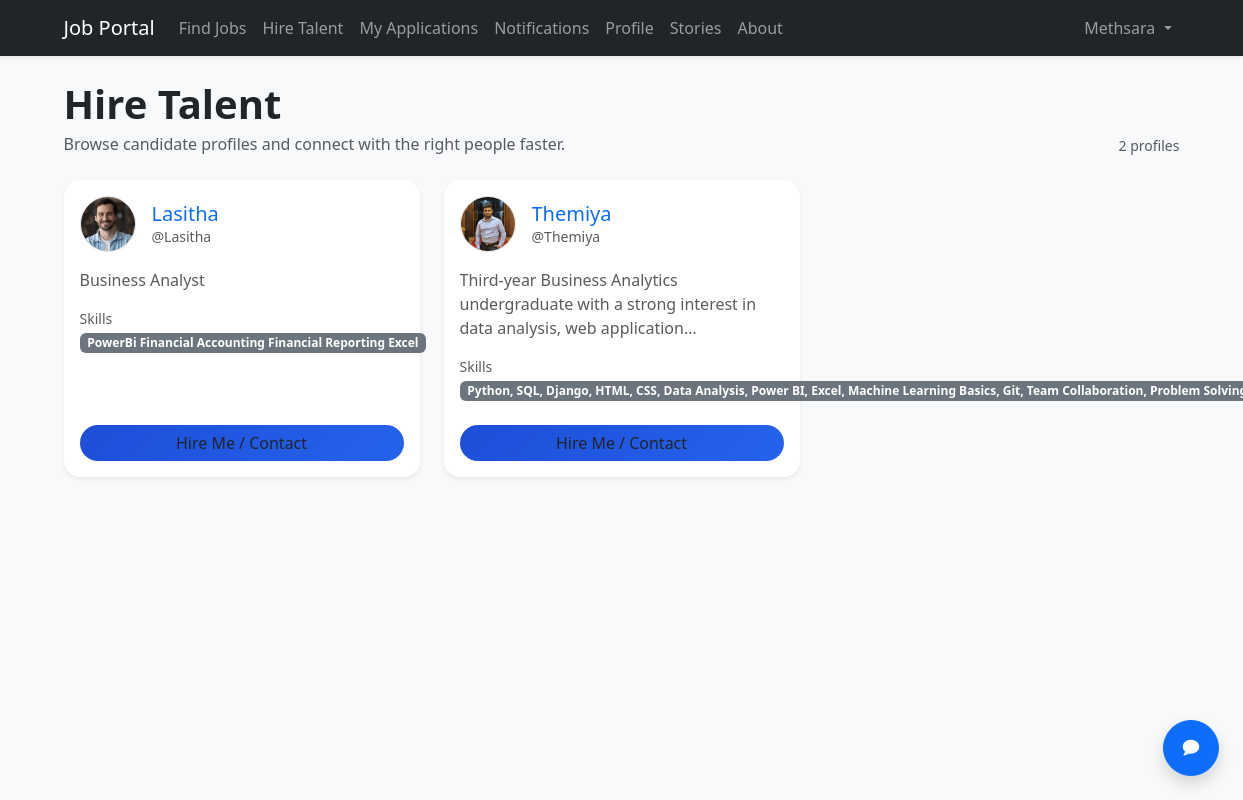
Page /talents/ (signed in) on the committed database.
### accounts/models.py (models this page shows, shortened)
class UserProfile(models.Model):
    user = models.OneToOneField(User, on_delete=models.CASCADE, related_name="profile")
    bio = models.TextField(blank=True)
    skills = models.TextField(blank=True)
    experience = models.TextField(blank=True)
    education = models.TextField(blank=True)
    profile_picture = models.ImageField(upload_to="profile_pictures/", blank=True, null=True)
    cv_file = models.FileField(upload_to="cvs/", blank=True, null=True)
    resume_link = models.URLField(blank=True)

### accounts/views.py (the view)
# urls.py: path('talents/', views.talent_list, name='talent_list'),
@login_required
def talent_list(request):
    if not request.user.groups.filter(name="Employer").exists():
        return HttpResponseForbidden("Forbidden.")
    profiles = (
        UserProfile.objects.select_related("user")
        .exclude(user__groups__name="Employer")
        .order_by("user__username")
        .distinct()
    )
    return render(request, "talent_list.html", {"profiles": profiles})

### jobportal/context_processors.py (called while the page is built)
def unread_notifications_count(request):
    if not getattr(request, "user", None) or not request.user.is_authenticated:
        return {
            "unread_notifications_count": 0,
            "unread_message_count": 0,
            "recent_messages": [],
        }
    return {
        "unread_notifications_count": Notification.objects.filter(
            recipient=request.user, is_read=False
        ).count(),
        "unread_message_count": DirectMessage.objects.filter(
            recipient=request.user, is_read=False
        ).count(),
        "recent_messages": DirectMessage.objects.filter(recipient=request.user)
        .select_related("sender")
        .only("id", "sender__username", "subject", "body", "sent_at", "is_read")
        [:10],
    }

### accounts/templates/talent_list.html (shortened to what this page needs)
{% extends 'base.html' %}
{% block content %}
<div class="d-flex flex-wrap justify-content-between align-items-end gap-3 mb-4">
    <div>
        <h1 class="fw-bold mb-1">Hire Talent</h1>
        <p class="text-muted mb-0">Browse candidate profiles and connect with the right people faster.</p>
    </div>
    <div class="small text-muted">
        {{ profiles|length }} profile{{ profiles|length|pluralize }}
    </div>
</div>
<div class="row g-4">
    {% for profile in profiles %}
        <div class="col-12 col-sm-6 col-lg-4">
            <div class="card h-100 shadow-sm border-0 rounded-4 card-lift">
                <div class="card-body d-flex flex-column position-relative">
                    <div class="d-flex align-items-center gap-3 mb-3">
                        {% if profile.profile_picture %}
                            <img src="{{ profile.profile_picture.url }}" alt="{{ profile.user.get_full_name|default:profile.user.username }}" class="rounded-circle border" style="width: 56px; height: 56px; object-fit: cover;">
                        {% else %}
                            <div class="rounded-circle bg-light border d-flex align-items-center justify-content-center text-muted fw-bold" style="width: 56px; height: 56px;">
                                {{ profile.user.username|slice:":1"|upper }}
                            </div>
                        {% endif %}
                        <div class="min-w-0">
                            <h5 class="card-title mb-0 text-truncate">
                                <a class="text-decoration-none stretched-link" href="{% url 'profile_detail' profile.user.id %}">
                                    {{ profile.user.get_full_name|default:profile.user.username }}
                                </a>
                            </h5>
                            <div class="small text-muted text-truncate">@{{ profile.user.username }}</div>
                        </div>
                    </div>
                    {% if profile.bio %}
                        <p class="card-text text-muted mb-3" style="display: -webkit-box; -webkit-line-clamp: 3; -webkit-box-orient: vertical; overflow: hidden;">
                            {{ profile.bio }}
                        </p>
                    {% else %}
                        <p class="card-text text-muted mb-3">
                            No bio provided yet.
                        </p>
                    {% endif %}
                    <div class="mb-3">
                        <div class="small text-muted mb-1">Skills</div>
                        {% if profile.skills %}
                            <div class="d-flex flex-wrap gap-2">
                                <span class="badge text-bg-secondary">{{ profile.skills }}</span>
                            </div>
                        {% else %}
                            <div class="text-muted">No skills listed.</div>
                        {% endif %}
                    </div>
                    <div class="mt-auto pt-2">
                        {% if user.id == profile.user.id %}
                            <button class="btn btn-gradient-primary rounded-pill w-100" type="button" disabled>Hire Me / Contact</button>
                        {% else %}
                            <a href="{% url 'send_message' profile.user.id %}" class="btn btn-gradient-primary rounded-pill w-100 position-relative" style="z-index: 2;">
                                Hire Me / Contact
                            </a>
                        {% endif %}
                    </div>
                </div>
            </div>
        </div>
    {% endfor %}
</div>
{% endblock %}

### templates/base.html (shortened to what this page needs)
<!DOCTYPE html>
<html lang="en">
<head>
    <link href="https://cdn.jsdelivr.net/npm/bootstrap@5.3.0/dist/css/bootstrap.min.css" rel="stylesheet">
</head>
<body class="bg-light">
<nav class="navbar navbar-expand-lg navbar-dark bg-dark mb-4 shadow-sm">
    <div class="container">
        <a class="navbar-brand" href="/">Job Portal</a>
        <div class="collapse navbar-collapse" id="mainNavbar">
            <ul class="navbar-nav me-auto mb-2 mb-lg-0">
                {% if user.is_authenticated %}
                  {% if user.groups.all.0.name == 'Employer' %}
                    <li class="nav-item"><a class="nav-link" href="{% url 'job_list' %}">Find Jobs</a></li>
                    <li class="nav-item"><a class="nav-link" href="{% url 'talent_list' %}">Hire Talent</a></li>
                    <li class="nav-item"><a class="nav-link" href="{% url 'my_applications' %}">My Applications</a></li>
                    <li class="nav-item">
                      <a class="nav-link" href="{% url 'notifications_list' %}">
                        Notifications
                      </a>
                    </li>
                    <li class="nav-item"><a class="nav-link" href="{% url 'profile_detail' user.id %}">Profile</a></li>
                    <li class="nav-item"><a class="nav-link" href="{% url 'story_list' %}">Stories</a></li>
                    <li class="nav-item"><a class="nav-link" href="{% url 'about_us' %}">About</a></li>
                  {% endif %}
                {% else %}
                  <li class="nav-item"><a class="nav-link" href="{% url 'job_list' %}">Find Jobs</a></li>
                  <li class="nav-item"><a class="nav-link" href="{% url 'story_list' %}">Stories</a></li>
                  <li class="nav-item"><a class="nav-link" href="{% url 'about_us' %}">About</a></li>
                {% endif %}
            </ul>
            <ul class="navbar-nav ms-auto align-items-lg-center">
                {% if user.is_authenticated %}
                    <li class="nav-item dropdown">
                        <a class="nav-link dropdown-toggle" href="#" role="button" data-bs-toggle="dropdown" aria-expanded="false">
                            {{ user.username }}
                        </a>
                    </li>
                {% endif %}
            </ul>
        </div>
    </div>
</nav>
<div class="container">
    {% block content %}
    {% endblock %}
</div>
{% if user.is_authenticated %}
  <button
    type="button"
    class="btn btn-primary position-fixed bottom-0 end-0 m-4 rounded-circle shadow d-flex align-items-center justify-content-center"
    style="width: 56px; height: 56px; z-index: 1080;"
    data-bs-toggle="offcanvas"
    data-bs-target="#inboxOffcanvas"
    aria-controls="inboxOffcanvas"
    aria-label="Open inbox"
  >
  </button>
{% endif %}
</body>
</html>

### templates/base.html (style rules this page uses)
.card-lift { transition: transform 0.2s ease, box-shadow 0.2s ease; }
.btn-gradient-primary { background: linear-gradient(135deg, #1d4ed8, #2563eb); border: none; }

### rows in the picture
UserProfile: profile_picture (picture), user.get_full_name "Lasitha", user.username "Lasitha", bio "Business Analyst", skills "PowerBi Financial Accounting Financial Reporting Excel", shows "Hire Me / Contact"
UserProfile: profile_picture (picture), user.get_full_name "Themiya", user.username "Themiya", bio "Third-year Business Analytics undergraduate with a strong interest in data analysis, web…", skills "Python, SQL, Django, HTML, CSS, Data Analysis, Power BI, Excel, Machine Learning Basics, Git, Team Collaboration, Problem…", shows "Hire Me / Contact"

### other values in the picture
{{ user.username }} "Methsara"
{{ profiles|length }} "2"
